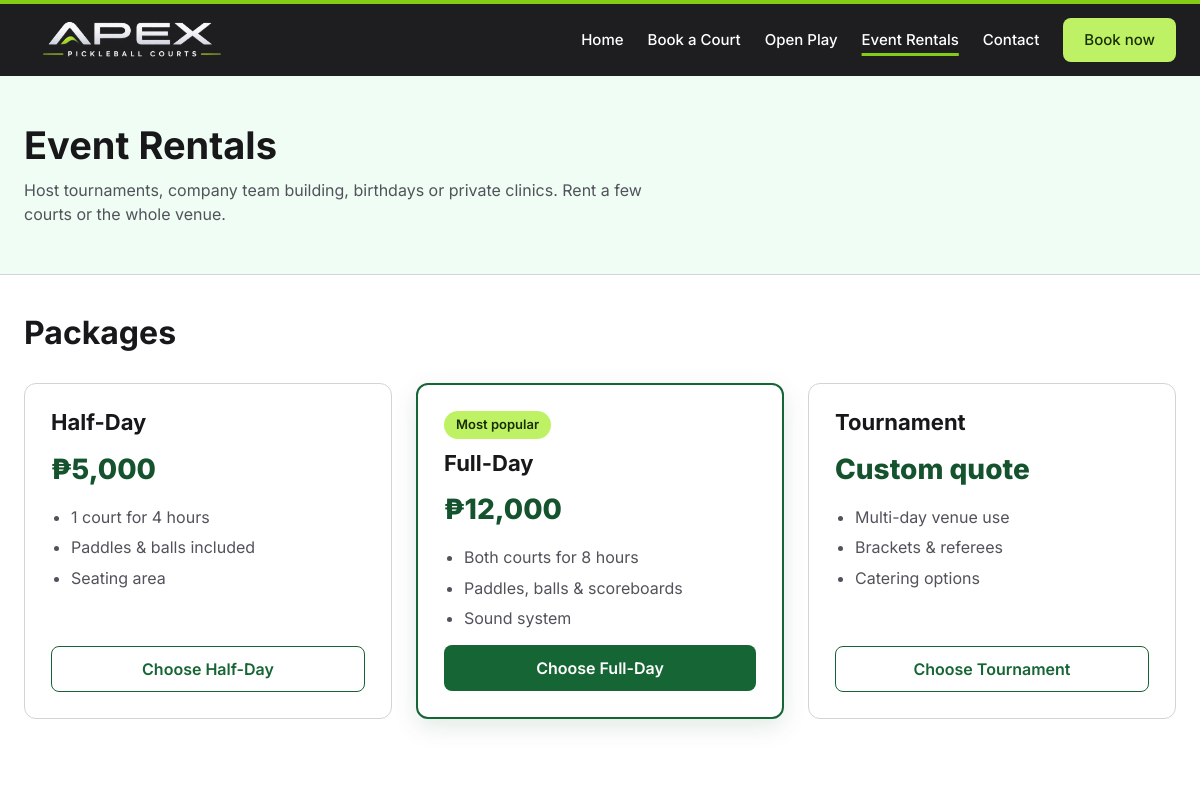
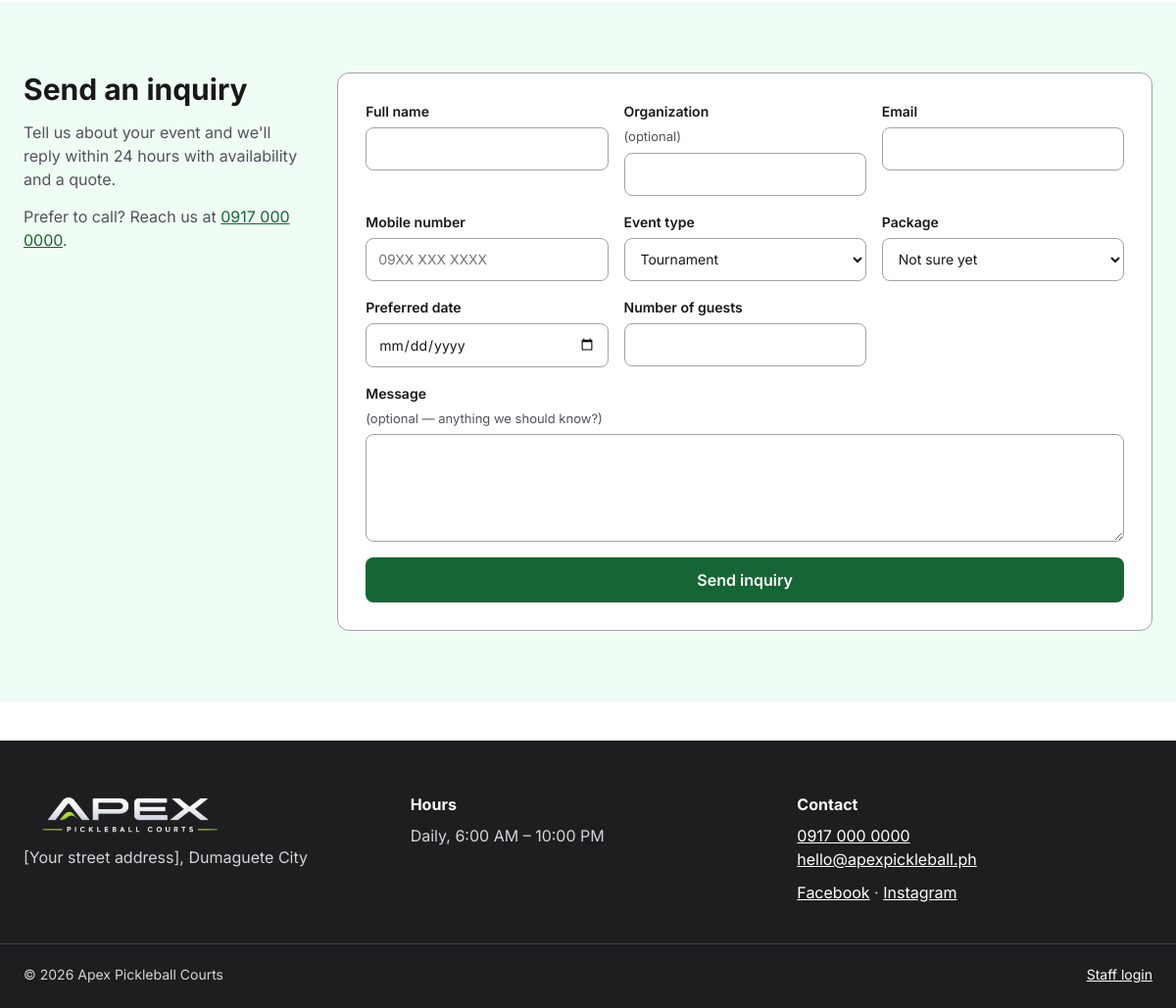
Page /rentals.php on the committed database (2 pictures, top to bottom).
### tables this page shows
CREATE TABLE event_packages (
  id INT AUTO_INCREMENT PRIMARY KEY,
  name VARCHAR(50) NOT NULL,
  price DECIMAL(10,2) NULL,           
  features TEXT NOT NULL,             
  is_popular TINYINT(1) NOT NULL DEFAULT 0,
  sort_order INT NOT NULL DEFAULT 0
);

### includes/functions.php (called while the page is built, shortened)
<?php
function e($value): string
{
    return htmlspecialchars((string) $value, ENT_QUOTES, 'UTF-8');
}
function money($amount): string
{
    return '₱' . number_format((float) $amount, 0);
}

### rentals.php (the view, shortened to what this page needs)
<?php
require __DIR__ . '/includes/functions.php';
$pdo = db();
$packages = $pdo->query('SELECT * FROM event_packages ORDER BY sort_order, id')->fetchAll();
$eventTypes = ['Tournament', 'Team building', 'Birthday / private party', 'Clinic / training', 'Other'];
$old = ['name' => '', 'organization' => '', 'email' => '', 'phone' => '', 'event_type' => $eventTypes[0],
        'package_id' => (int) ($_GET['package'] ?? 0), 'preferred_date' => '', 'guests' => '', 'message' => ''];
require __DIR__ . '/includes/header.php';
?>
<section class="page-head">
  <div class="container">
    <h1>Event Rentals</h1>
    <p>Host tournaments, company team building, birthdays or private clinics. Rent a few courts or the whole venue.</p>
  </div>
</section>
<section class="section-tight">
  <div class="container">
    <div class="section-head"><h2>Packages</h2></div>
    <div class="card-grid">
      <?php foreach ($packages as $p): ?>
        <article class="package <?= $p['is_popular'] ? 'popular' : '' ?>">
          <?php if ($p['is_popular']): ?><span class="tag tag-lime" style="align-self: flex-start">Most popular</span><?php endif; ?>
          <h3><?= e($p['name']) ?></h3>
          <p class="price"><?= $p['price'] !== null ? money($p['price']) : 'Custom quote' ?></p>
          <ul>
            <?php foreach (preg_split('/\r?\n|\\\\n/', $p['features']) as $f): if (trim($f) === '') continue; ?>
              <li><?= e($f) ?></li>
            <?php endforeach; ?>
          </ul>
          <a href="rentals.php?package=<?= (int) $p['id'] ?>#inquiry" class="btn <?= $p['is_popular'] ? 'btn-primary' : 'btn-outline' ?>">Choose <?= e($p['name']) ?></a>
        </article>
      <?php endforeach; ?>
    </div>
  </div>
</section>
<section class="section" id="inquiry" style="background: var(--mint)">
  <div class="container">
    <div class="inquiry-layout">
      <div class="inquiry-intro">
        <h2 style="font-size: 30px">Send an inquiry</h2>
        <p class="muted">Tell us about your event and we'll reply within 24 hours with availability and a quote.</p>
        <p class="muted">Prefer to call? Reach us at <a href="tel:<?= e(preg_replace('/\s+/', '', SITE_PHONE)) ?>"><?= e(SITE_PHONE) ?></a>.</p>
      </div>
      <form method="post" action="rentals.php#inquiry" class="inquiry-form" style="background: var(--white)">
        <div class="form-grid">
          <label class="field">Full name<input type="text" name="name" value="<?= e($old['name']) ?>" required maxlength="100" autocomplete="name"></label>
          <label class="field">Organization <span class="hint">(optional)</span><input type="text" name="organization" value="<?= e($old['organization']) ?>" maxlength="100" autocomplete="organization"></label>
          <label class="field">Email<input type="email" name="email" value="<?= e($old['email']) ?>" required autocomplete="email"></label>
          <label class="field">Mobile number<input type="tel" name="phone" value="<?= e($old['phone']) ?>" required placeholder="09XX XXX XXXX" autocomplete="tel"></label>
          <label class="field">Event type
            <select name="event_type">
              <?php foreach ($eventTypes as $t): ?><option <?= $old['event_type'] === $t ? 'selected' : '' ?>><?= e($t) ?></option><?php endforeach; ?>
            </select>
          </label>
          <label class="field">Package
            <select name="package_id">
              <option value="0">Not sure yet</option>
            </select>
          </label>
          <label class="field">Preferred date<input type="date" name="preferred_date" value="<?= e($old['preferred_date']) ?>" min="<?= date('Y-m-d') ?>" required></label>
          <label class="field">Number of guests<input type="number" name="guests" value="<?= e($old['guests']) ?>" min="1" max="500" required></label>
          <label class="field full">Message <span class="hint">(optional — anything we should know?)</span><textarea name="message" rows="4" maxlength="2000"><?= e($old['message']) ?></textarea></label>
          <button type="submit" class="btn btn-primary full">Send inquiry</button>
        </div>
      </form>
    </div>
  </div>
</section>
<?php require __DIR__ . '/includes/footer.php'; ?>

### assets/css/style.css (style rules this page uses)
:root { --charcoal: #1e1e20; --lime: #bef264; --lime-strong: #84cc16; --lime-ink: #1a2e05; --green: #166534; --green-deep: #14532d; --mint: #f0fdf4; --mint-2: #dcfce7; --ink: #18181b; --muted: #52525b; --line: #d4d4d8; --line-soft: #e4e4e7; --white: #ffffff; --radius: 12px; --shadow: 0 8px 24px rgba(20, 83, 45, 0.12); }
*, *::before, *::after { box-sizing: border-box; }
html { scroll-behavior: smooth; }
body { margin: 0; font-family: Inter, system-ui, -apple-system, "Segoe UI", sans-serif; color: var(--ink); background: var(--white); line-height: 1.5; }
a { color: var(--green); }
h1, h2, h3 { line-height: 1.15; margin: 0; }
p { margin: 0; }
.container { max-width: 1200px; margin: 0 auto; padding: 0 24px; }
.muted { color: var(--muted); }
.btn { display: inline-flex; align-items: center; justify-content: center; gap: 8px; min-height: 44px; padding: 10px 20px; border-radius: 8px; border: 1px solid transparent; font: inherit; font-weight: 600; text-decoration: none; cursor: pointer; transition: background .15s, border-color .15s, color .15s, transform .15s; }
.btn-primary { background: var(--green); color: var(--white); }
.btn-outline { background: var(--white); border-color: var(--green); color: var(--green); }
.field { display: flex; flex-direction: column; gap: 6px; font-size: 14px; font-weight: 600; }
.field input, .field select, .field textarea { min-height: 44px; padding: 10px 12px; border: 1px solid #a1a1aa; border-radius: 8px; font: inherit; font-weight: 400; background: var(--white); color: var(--ink); width: 100%; }
.field textarea { resize: vertical; min-height: 110px; }
.field .hint { font-weight: 400; font-size: 13px; color: var(--muted); }
.form-grid { display: grid; grid-template-columns: repeat(auto-fit, minmax(220px, 1fr)); gap: 16px; }
.form-grid .full { grid-column: 1 / -1; }
.section { padding: 72px 0; }
.section-tight { padding: 40px 0 72px; }
.section-head { margin-bottom: 32px; display: flex; flex-direction: column; gap: 8px; }
.section-head h2 { font-size: 32px; }
.page-head { background: var(--mint); border-bottom: 1px solid var(--line); }
.page-head .container { padding-top: 48px; padding-bottom: 48px; display: flex; flex-direction: column; gap: 10px; }
.page-head h1 { font-size: 38px; }
.page-head p { color: var(--muted); max-width: 640px; }
.card-grid { display: grid; grid-template-columns: repeat(auto-fit, minmax(280px, 1fr)); gap: 24px; }
.tag { display: inline-block; padding: 4px 12px; border-radius: 999px; font-size: 13px; font-weight: 600; white-space: nowrap; }
.tag-lime { background: var(--lime); color: var(--lime-ink); }
.package { border: 1px solid var(--line); border-radius: var(--radius); padding: 26px; display: flex; flex-direction: column; gap: 12px; background: var(--white); }
.package.popular { border: 2px solid var(--green); box-shadow: var(--shadow); }
.package h3 { font-size: 22px; }
.package .price { font-size: 28px; font-weight: 800; color: var(--green-deep); }
.package ul { margin: 0; padding-left: 20px; color: var(--muted); line-height: 1.9; }
.package .btn { margin-top: auto; }
.inquiry-layout { display: flex; flex-wrap: wrap; gap: 40px; align-items: flex-start; }
.inquiry-intro { flex: 1 1 280px; display: flex; flex-direction: column; gap: 14px; }
.inquiry-form { flex: 999 1 560px; min-width: 0; border: 1px solid #a1a1aa; border-radius: var(--radius); padding: 28px; }

### rows in the picture
event_packages: name "Half-Day", price "₱5,000", features "1 court for 4 hours", features "Paddles & balls included", features "Seating area"
event_packages: is_popular "Most popular", name "Full-Day", price "₱12,000", features "Both courts for 8 hours", features "Paddles, balls & scoreboards", features "Sound system"
event_packages: name "Tournament", shows "Custom quote", features "Multi-day venue use", features "Brackets & referees", features "Catering options"

### other values in the picture
$label "Home"
$label "Book a Court"
$label "Open Play"
$label "Event Rentals"
SITE_PHONE "0917 000 0000"
SITE_ADDRESS "[Your street address], Dumaguete City"
SITE_HOURS "Daily, 6:00 AM – 10:00 PM"
SITE_EMAIL "hello@apexpickleball.ph"
SITE_NAME "Apex Pickleball Courts"
form field event_type "Tournament"
